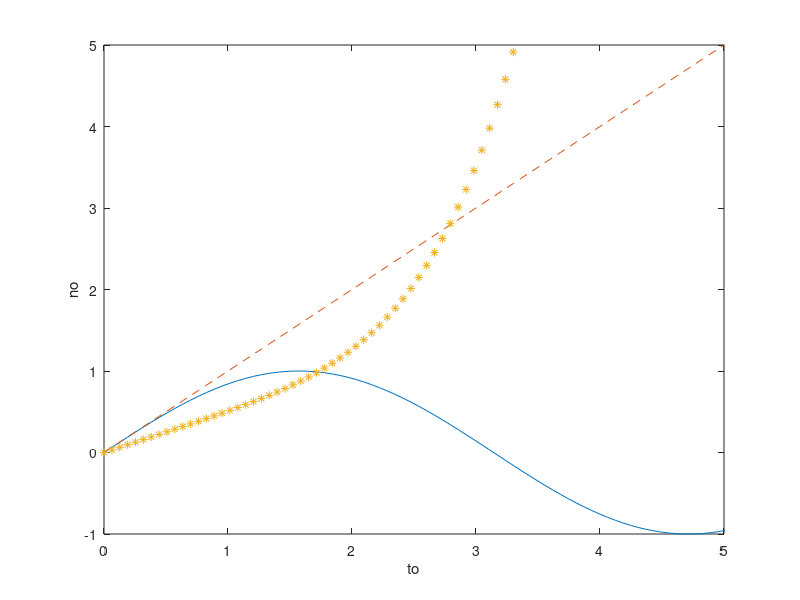

Write MATLAB code to recreate this figure.
t=linspace(0,2*pi,100);

y1=sin(t);
y2=t;
y3=t-(t.*3)/6+(t.^5)/120;

plot(t,y1,t,y2,'--',t,y3,'**');
axis([0 5 -1 5]);
xlabel("to");
ylabel("no");
